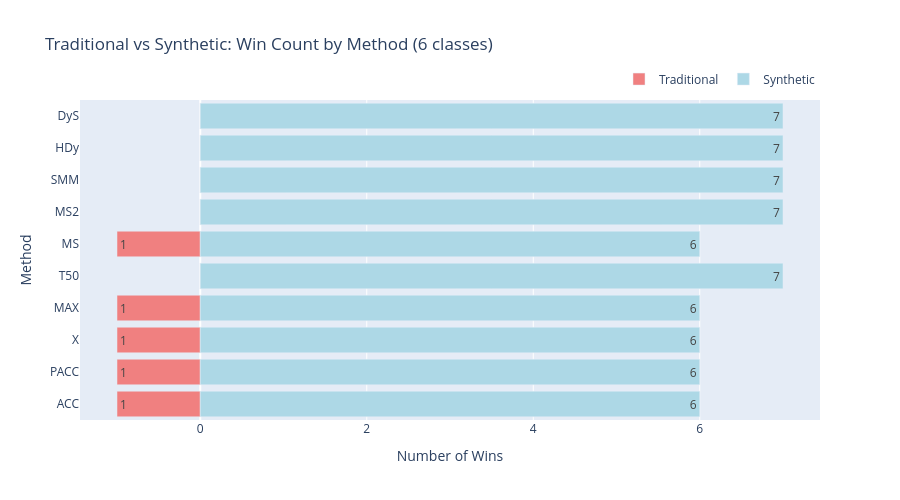

Source (notebook cell):
### Markdown cell above
### Win Plot

### Code cell
def plot_win_comparison(df):
    """
    Create a horizontal bar plot comparing wins between traditional and synthetic methods.
    A method wins on a class if it has lower mean error than its counterpart.
    
    Parameters:
    df (pd.DataFrame): DataFrame containing error metrics and quantification methods
    
    Returns:
    plotly.graph_objects.Figure: Interactive plotly figure
    """
    import plotly.graph_objects as go
    
    # Define method pairs (traditional, synthetic)
    method_pairs = {
        'ACC': ('ACC', 'ACC_syn'),
        'PACC': ('PACC', 'PACC_syn'),
        'X': ('X', 'X_syn'),
        'MAX': ('MAX', 'MAX_syn'),
        'T50': ('T50', 'T50_syn'),
        'MS': ('MS', 'MS_syn'),
        'MS2': ('MS2', 'MS2_syn'),
        'SMM': ('SMM', 'SMM_syn'),
        'HDy': ('HDy', 'HDy_syn'),
        'DyS': ('DyS', 'DySyn')
    }
    
    # Calculate wins for each method
    results = []
    
    for method_name, (trad_method, syn_method) in method_pairs.items():
        trad_wins = 0
        syn_wins = 0
        
        # Check each class
        for i in classes:
            df_trad = df[df['qnt'] == trad_method]
            df_syn = df[df['qnt'] == syn_method]
            
            if len(df_trad) > 0 and len(df_syn) > 0:
                trad_mean = df_trad[f'c{i}_error_normalized'].mean()
                syn_mean = df_syn[f'c{i}_error_normalized'].mean()
                
                if trad_mean < syn_mean:
                    trad_wins += 1
                elif syn_mean < trad_mean:
                    syn_wins += 1
        
        results.append({
            'method': method_name,
            'trad_wins': trad_wins,
            'syn_wins': syn_wins
        })
    
    # Create figure
    fig = go.Figure()
    
    # Extract data
    methods = [r['method'] for r in results]
    trad_wins = [-r['trad_wins'] for r in results]  # Negative for left side
    syn_wins = [r['syn_wins'] for r in results]
    
    # Add traditional wins (left side, negative values)
    fig.add_trace(go.Bar(
        y=methods,
        x=trad_wins,
        name='Traditional',
        orientation='h',
        marker=dict(color='lightcoral'),
        text=[-x for x in trad_wins],
        textposition='auto',
    ))
    
    # Add synthetic wins (right side, positive values)
    fig.add_trace(go.Bar(
        y=methods,
        x=syn_wins,
        name='Synthetic',
        orientation='h',
        marker=dict(color='lightblue'),
        text=syn_wins,
        textposition='auto',
    ))
    
    # Update layout
    fig.update_layout(
        title='Traditional vs Synthetic: Win Count by Method (6 classes)',
        xaxis_title='Number of Wins',
        yaxis_title='Method',
        barmode='relative',
        height=500,
        xaxis=dict(
            tickvals=[-6, -4, -2, 0, 2, 4, 6],
            ticktext=['6', '4', '2', '0', '2', '4', '6']
        ),
        showlegend=True,
        legend=dict(
            orientation="h",
            yanchor="bottom",
            y=1.02,
            xanchor="right",
            x=1
        )
    )
    
    return fig

# Call the function and display the plot
fig_wins = plot_win_comparison(df)
fig_wins.show()

### Figure 1 — Plotly figure (JSON) as saved in the notebook; plotly's stock layout.template omitted (floating-point values rounded to 4 significant figures)
{"data": [{"marker": {"color": "lightcoral"}, "name": "Traditional", "orientation": "h", "text": ["1", "1", "1", "1", "0", "1", "0", "0", "0", "0"], "textposition": "auto", "type": "bar", "x": [-1, -1, -1, -1, 0, -1, 0, 0, 0, 0], "y": ["ACC", "PACC", "X", "MAX", "T50", "MS", "MS2", "SMM", "HDy", "DyS"]}, {"marker": {"color": "lightblue"}, "name": "Synthetic", "orientation": "h", "text": ["6", "6", "6", "6", "7", "6", "7", "7", "7", "7"], "textposition": "auto", "type": "bar", "x": [6, 6, 6, 6, 7, 6, 7, 7, 7, 7], "y": ["ACC", "PACC", "X", "MAX", "T50", "MS", "MS2", "SMM", "HDy", "DyS"]}], "layout": {"barmode": "relative", "height": 500, "legend": {"orientation": "h", "x": 1, "xanchor": "right", "y": 1.02, "yanchor": "bottom"}, "showlegend": true, "title": {"text": "Traditional vs Synthetic: Win Count by Method (6 classes)"}, "xaxis": {"ticktext": ["6", "4", "2", "0", "2", "4", "6"], "tickvals": [-6, -4, -2, 0, 2, 4, 6], "title": {"text": "Number of Wins"}}, "yaxis": {"title": {"text": "Method"}}}}
